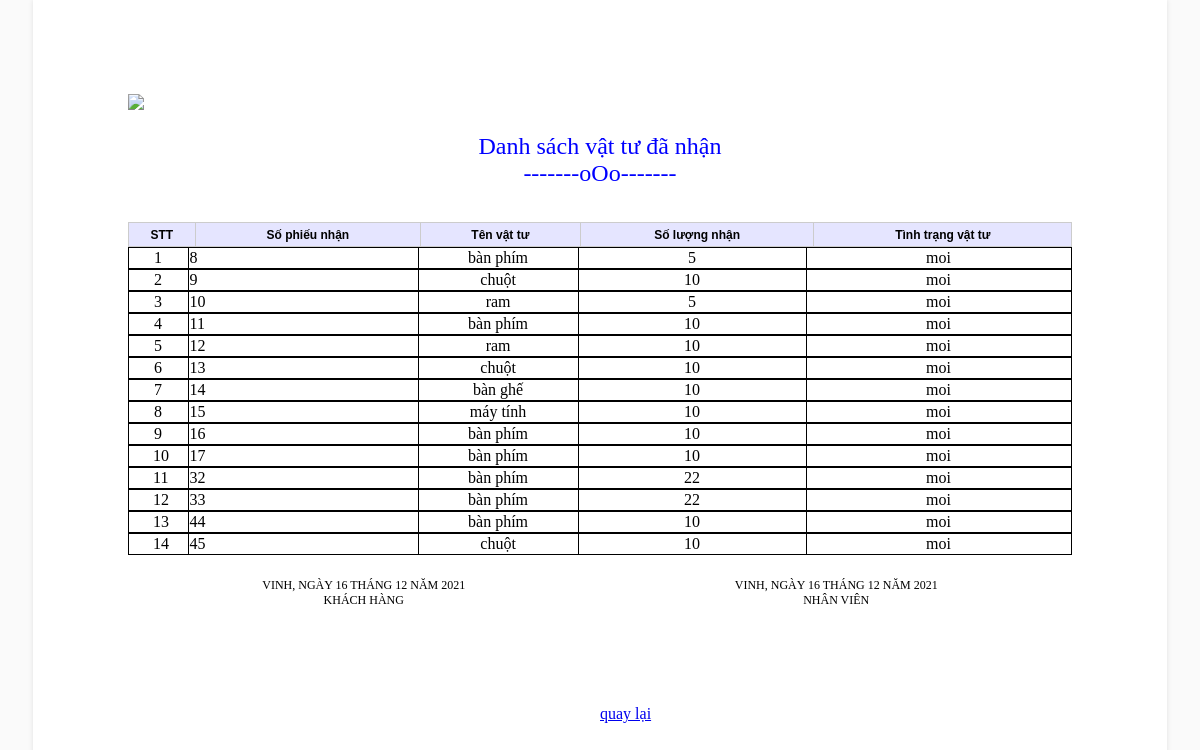
Page /inphieunhan.php on the committed database.
### tables this page shows
CREATE TABLE `chitietnhan` (
  `sophieunhan` int(11) NOT NULL,
  `tenvt` varchar(50) NOT NULL,
  `Soluongnhan` int(11) NOT NULL,
  `trinhtangvattu` text NOT NULL
);

### inphieunhan.php (the view, shortened to what this page needs)
<!DOCTYPE html>
<html lang="en">
<head>
    <link rel="stylesheet" type="text/css" href="css/inhoadon.css" />
</head>
<body onload="window.print();">
<body>
<div id="page" class="page">
    <div class="header">
        <div class="logo"><img src="http://spktvinh.edu.vn/images/banner.png?version=4.2"/></div>
    </div>
  <br/>
  <div class="title">
       Danh sách vật tư đã nhận
        <br/>
        -------oOo-------
  </div>
  <br/>
  <br/>
  <table class="TableData">
      <th>STT</th>
      <th>Số phiếu nhận</th>
      <th>Tên vật tư</th>
      <th>Số lượng nhận</th>
      <th>Tình trạng vật tư</th>
        </table>
        <?php
$connect = mysqli_connect ('localhost','root','','qlphongmay') or die("lỗi");
$sql="select * from chitietnhan";
$result=mysqli_query($connect,$sql);
$stt = 0;
while($row= mysqli_fetch_array($result))
{ ?>
<table align='' class='VatTu'>
    <tr>
<td width='60px' align='center'  ><div class='stt'> <?php echo ++$stt;?></div> </td>
<td width='230px'  align='left' > <?php echo $row['sophieunhan'];?></td>
<td width='160px'  align='center'><?php echo  $row['tenvt'];?></td>
<td width='228px'  align='center'><?php echo $row['Soluongnhan'];?></td>
<td width='265px'  align='center'><?php echo $row['trinhtangvattu'];?></td>
</tr>
<?php } ?>
</table>
  <div class="footer-left"> Vinh, ngày 16 tháng 12 năm 2021<br/>
    Khách hàng </div>
  <div class="footer-right"> Vinh, ngày 16 tháng 12 năm 2021<br/>
    Nhân viên </div>
    <a href="chitietnhan.php">quay lại</a>
</div>
</body>
</html>

### css/inhoadon.css (style rules this page uses)
body { margin: 0; padding: 0; background-color: #fafafa; font: 12pt "Tohoma"; }
* { box-sizing: border-box; -moz-box-sizing: border-box; }
.page { width: 30cm; overflow: hidden; min-height: 297mm; padding: 2.5cm; margin-left: auto; margin-right: auto; background: white; box-shadow: 0 0 5px rgba(0, 0, 0, 0.1); }
.header { overflow: hidden; }
.logo { background-color: #ffffff; text-align: left; float: left; }
.title { text-align: center; position: relative; color: #0000ff; font-size: 24px; top: 1px; }
.footer-left { text-align: center; text-transform: uppercase; padding-top: 24px; position: relative; height: 200px; width: 50%; color: #000; float: left; font-size: 12px; bottom: 1px; }
.footer-right { text-align: center; text-transform: uppercase; padding-top: 24px; position: relative; height: 150px; width: 50%; color: #000; font-size: 12px; float: right; bottom: 1px; }
.TableData { background: #ffffff; font: 11px; width: 100%; border-collapse: collapse; font-family: Verdana, Arial, Helvetica, sans-serif; font-size: 12px; border: thin solid #d3d3d3; }
.TableData TH { background: rgba(0, 0, 255, 0.1); text-align: center; font-weight: bold; color: #000; border: solid 1px #ccc; height: 24px; }
.VatTu.table, th, td { border: 1px solid black; border-collapse: collapse; }
table { border-collapse: collapse; }
.stt { padding: 0px; border: 0px; }

### inphieunhan.php (style rules this page uses)
.stt { padding: 0px; border: 0px; width:10px; }

### rows in the picture
chitietnhan: sophieunhan "8", tenvt "bàn phím", Soluongnhan "5", trinhtangvattu "moi"
chitietnhan: sophieunhan "9", tenvt "chuột", Soluongnhan "10", trinhtangvattu "moi"
chitietnhan: sophieunhan "10", tenvt "ram", Soluongnhan "5", trinhtangvattu "moi"
chitietnhan: sophieunhan "11", tenvt "bàn phím", Soluongnhan "10", trinhtangvattu "moi"
chitietnhan: sophieunhan "12", tenvt "ram", Soluongnhan "10", trinhtangvattu "moi"
chitietnhan: sophieunhan "13", tenvt "chuột", Soluongnhan "10", trinhtangvattu "moi"
chitietnhan: sophieunhan "14", tenvt "bàn ghế", Soluongnhan "10", trinhtangvattu "moi"
chitietnhan: sophieunhan "15", tenvt "máy tính", Soluongnhan "10", trinhtangvattu "moi"
chitietnhan: sophieunhan "16", tenvt "bàn phím", Soluongnhan "10", trinhtangvattu "moi"
chitietnhan: sophieunhan "17", tenvt "bàn phím", Soluongnhan "10", trinhtangvattu "moi"
chitietnhan: sophieunhan "32", tenvt "bàn phím", Soluongnhan "22", trinhtangvattu "moi"
chitietnhan: sophieunhan "33", tenvt "bàn phím", Soluongnhan "22", trinhtangvattu "moi"
chitietnhan: sophieunhan "44", tenvt "bàn phím", Soluongnhan "10", trinhtangvattu "moi"
chitietnhan: sophieunhan "45", tenvt "chuột", Soluongnhan "10", trinhtangvattu "moi"
